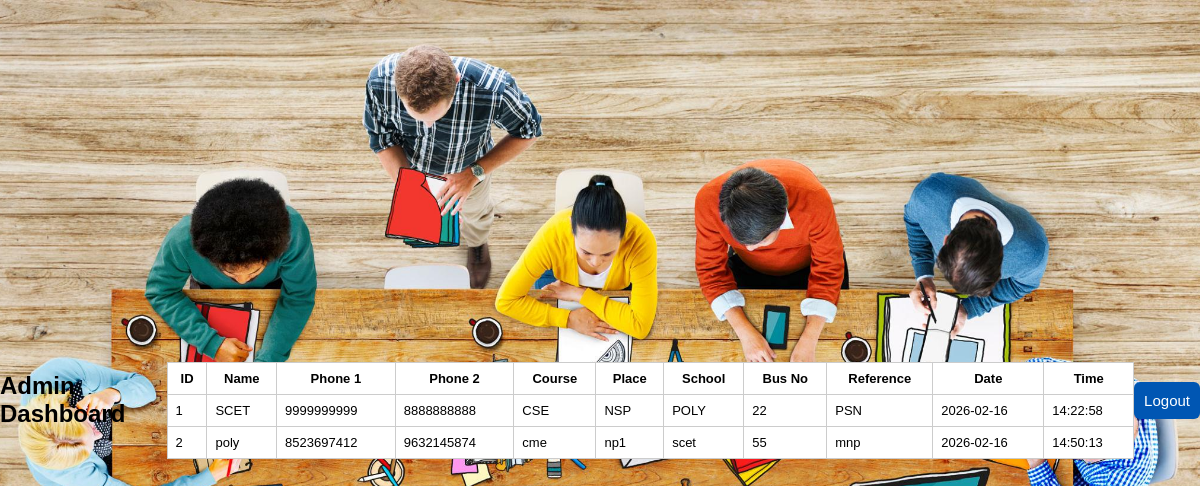
The app's page /dashboard123 (signed in) with its own data.
### tables this page shows
CREATE TABLE students (
            id INTEGER PRIMARY KEY AUTOINCREMENT,
            name TEXT,
            phone1 TEXT,
            phone2 TEXT,
            course TEXT,
            place TEXT,
            school TEXT,
            busnumber TEXT,
            reference TEXT,
            date TEXT,
            time TEXT
        );

### app.py (the view)
@app.route(ADMIN_URL)
def admin_dashboard():
    if "admin_user" not in session:
        return redirect("/admin-login")
    conn = sqlite3.connect(DATABASE)
    cursor = conn.cursor()
    cursor.execute("SELECT * FROM students")
    students = cursor.fetchall()
    conn.close()
    return render_template("admin.html", students=students)

### templates/admin.html (shortened to what this page needs)
<!DOCTYPE html>
<html>
<head>
</head>
<body>
<h2>Admin Dashboard</h2>
<table>
    <tr>
        <th>ID</th>
        <th>Name</th>
        <th>Phone 1</th>
        <th>Phone 2</th>
        <th>Course</th>
        <th>Place</th>
        <th>School</th>
        <th>Bus No</th>
        <th>Reference</th>
        <th>Date</th>
        <th>Time</th>
    </tr>
    {% for student in students %}
    <tr>
        <td>{{ student[0] }}</td>
        <td>{{ student[1] }}</td>
        <td>{{ student[2] }}</td>
        <td>{{ student[3] }}</td>
        <td>{{ student[4] }}</td>
        <td>{{ student[5] }}</td>
        <td>{{ student[6] }}</td>
        <td>{{ student[7] }}</td>
        <td>{{ student[8] }}</td>
        <td>{{ student[9] }}</td>
        <td>{{ student[10] }}</td>
    </tr>
    {% endfor %}
</table>
<br>
<a href="/logout">
    <button>Logout</button>
</a>
</body>
</html>

### records on screen
students: id "1", name "SCET", phone1 "9999999999", phone2 "8888888888", course "CSE", place "NSP", school "POLY", busnumber "22", reference "PSN", date "2026-02-16", time "14:22:58"
students: id "2", name "poly", phone1 "8523697412", phone2 "9632145874", course "cme", place "np1", school "scet", busnumber "55", reference "mnp", date "2026-02-16", time "14:50:13"
